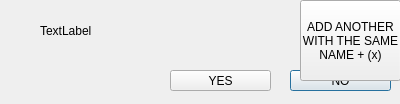
<?xml version="1.0" encoding="UTF-8"?>
<ui version="4.0">
 <class>multipleFilesDialog</class>
 <widget class="QDialog" name="multipleFilesDialog">
  <property name="geometry">
   <rect>
    <x>0</x>
    <y>0</y>
    <width>400</width>
    <height>104</height>
   </rect>
  </property>
  <property name="windowTitle">
   <string>Confirm save</string>
  </property>
  <widget class="QPushButton" name="pushButton">
   <property name="geometry">
    <rect>
     <x>290</x>
     <y>70</y>
     <width>101</width>
     <height>21</height>
    </rect>
   </property>
   <property name="text">
    <string>NO</string>
   </property>
  </widget>
  <widget class="QPushButton" name="pushButton_2">
   <property name="geometry">
    <rect>
     <x>170</x>
     <y>70</y>
     <width>101</width>
     <height>21</height>
    </rect>
   </property>
   <property name="text">
    <string>YES</string>
   </property>
  </widget>
  <widget class="QPushButton" name="pushButton_3">
   <property name="geometry">
    <rect>
     <x>300</x>
     <y>0</y>
     <width>101</width>
     <height>81</height>
    </rect>
   </property>
   <property name="text">
    <string>ADD ANOTHER
WITH THE SAME 
NAME + (x)</string>
   </property>
  </widget>
  <widget class="QLabel" name="label">
   <property name="geometry">
    <rect>
     <x>40</x>
     <y>0</y>
     <width>331</width>
     <height>61</height>
    </rect>
   </property>
   <property name="text">
    <string>TextLabel</string>
   </property>
  </widget>
 </widget>
 <resources/>
 <connections/>
</ui>
